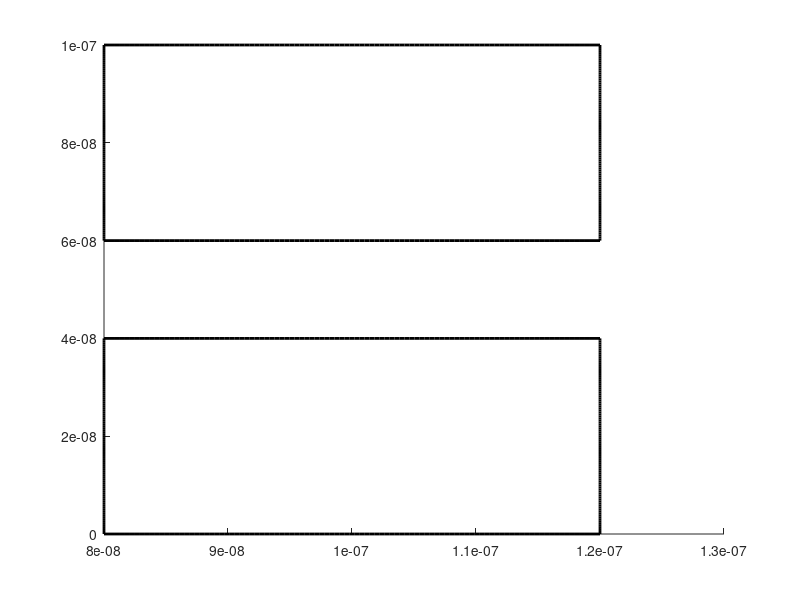

This chart was generated by the following MATLAB code: (Note: this script raises an error after producing the figure.)
%Amogh THOUTU%

clear all
close all
%ELECTRON MODELLING

m0 = 9.109*10^-31; %rest mass of electron (kg)
meff = 0.26* m0; %effective mass
w = 200*10^-9; l = 100*10^-9; % dimensions (m);

 %add barriers to 2_D to plot
 %upper box
 u1 = [0.8*10^-7, 0.6*10^-7];
 u2 = [1.2*10^-7, 1*10^-7];
 u_h = linspace(u1(1),u2(1),100);% horizontal line
 u_v = linspace(u1(2),u2(2),100);%vertical line
 %lower box
 L1 = [0.8*10^-7, 0];
 L2 = [1.2*10^-7, 0.4*10^-7];
 L_h = linspace(L1(1),L2(1),100);% horizontal line
 L_v = linspace(L1(2),L2(2),100);%vertical line
 figure(2)
 hold on
 %upper box plot
 plot(u_h,u1(2)*ones(1,length(u_h)),'k','LineWidth',2.0);
 plot(u_h, u2(2)*ones(1,length(u_h)),'k','LineWidth',2.0);
 plot(u1(1)*ones(1,length(u_v)),u_v, 'k','LineWidth',2.0);
 plot(u2(1)*ones(1,length(u_v)),u_v, 'k','LineWidth',2.0);
 %lower box plot
 plot(L_h,L1(2)*ones(1,length(L_h)),'k','LineWidth',2.0);
 plot(L_h, L2(2)*ones(1,length(L_h)),'k','LineWidth',2.0);
 plot(L1(1)*ones(1,length(L_v)),L_v, 'k','LineWidth',2.0);
 plot(L2(1)*ones(1,length(L_v)),L_v, 'k','LineWidth',2.0);

%assign random location for particles
npart = 1000; %number of particles
partloc = [w*rand(npart,1),l*rand(npart,1)]; % particle locations
m = 116.768*10^3; %mean
s = 1000;% std

%remove particles from boxes
%upper box
 u1_log = (partloc(:,1)> u1(1)) &( partloc(:,1)<u2(1)); % upper box verical lines
 u2_log = (partloc(:,2)> u1(2)) & (partloc(:,2) <u2(2));% upper box horizontal lines
 u_remove  = u1_log & u2_log; 
 partloc(u_remove,:) = nan;

 %lower box
 L1_log = (partloc(:,1)> L1(1)) &( partloc(:,1)<L2(1)); % lower box verical lines
 L2_log = (partloc(:,2)> L1(2)) & (partloc(:,2) <L2(2));% lower box horizontal lines
 L_remove  = L1_log & L2_log; 
 partloc(L_remove,:) = nan;
% plot(partloc(:,1),partloc(:,2), "*"); %electron density plot
 

% assign random velocity
 vth = s.*randn(npart,1)+ m; 
 %plot histogram for vth
 figure(1)
 histogram(vth,'Normalization','probability');
 xlabel('vth (m/s)')
 ylabel('probability')
 title(['vth normal distribution (mean: ', num2str(m),' m/s) (std: ',num2str(s),' )'])

%assign random direction
 rand_ang = 360* rand(npart,1); % random angles in degrees
 part_vel = [vth.*cos(rand_ang),vth.*sin(rand_ang)]; % particle[vx,vy] m/s
    
 %update particle location
 n_timesteps = 1000;
 npart_plot = 10;% number of particles to plot
 part_plot = zeros(npart,1); 
 part_plot(round(linspace(1,npart,npart_plot)),1)= 1;

 dt = (l./100)/(116768);% value of dt in seconds

 
 %Probability of scattering
 mt  = 0.2*10^-12; %mean time between collisions
 Pscat = 1 - exp(-dt/mt);
 
 temp  = zeros(1, n_timesteps);

 for i =1:n_timesteps
    
     partloc(:,1) = partloc(:,1) + part_vel(:,1)*dt; %x-pos
     partloc(:,2) = partloc(:,2) + part_vel(:,2)*dt; %y-pos
     
     %Electron scattering
    
     c1_rand = rand(size(part_vel,1),1);% col 1
     c2_rand = rand(size(part_vel,1),1);% col 2
      
     c1_log = Pscat > c1_rand;%logical array
     c2_log = Pscat > c2_rand;
     
     part_vel(c1_log, 1) = (s.*randn()+ m).*cos(360* rand());%assign new velocities and directions
     part_vel(c2_log,2)  = (s.*randn()+ m).*sin(360* rand());
     
     %reflect particles off boxes
     % top box
     ru1_log = (partloc(:,1)> u1(1)) & (partloc(:,1) < u2(1)) & (partloc(:,2) > u1(2)-0.01*u1(2)) & (partloc(:,2) < u1(2)+0.01*u1(2));
     ru2_log = (partloc(:,2)> u1(2)) & (partloc(:,2) < u2(2)) & (partloc(:,1) > u1(1)-0.01*u1(1)) & (partloc(:,1) < u1(1)+0.01*u1(1)); 
     ru3_log = (partloc(:,2)> u1(2)) & (partloc(:,2) < u2(2)) & (partloc(:,1) > u2(1)-0.01*u1(1)) & (partloc(:,1) < u2(1)+0.01*u1(1));
     
     part_vel(ru1_log,2) = -part_vel(ru1_log,2);
     part_vel(ru2_log,1) = -part_vel(ru2_log,1);
     part_vel(ru3_log,1) = -part_vel(ru3_log,1);
     
     %bottom box
     rL1_log = (partloc(:,1)> L1(1)) & (partloc(:,1) < L2(1)) & (partloc(:,2) > L2(2)-0.015*L2(2)) & (partloc(:,2) < L2(2)+0.015*L2(2));
     rL2_log = (partloc(:,2)> L1(2)) & (partloc(:,2) < L2(2)) & (partloc(:,1) > L1(1)-0.01*L1(1)) & (partloc(:,1) < L1(1)+0.01*L1(1));
     rL3_log = (partloc(:,2)> L1(2)) & (partloc(:,2) < L2(2)) & (partloc(:,1) > L2(1)-0.01*u1(1)) & (partloc(:,1) < L2(1)+0.01*u1(1));
     
      part_vel(rL1_log,2) = -part_vel(rL1_log,2);
      part_vel(rL2_log,1) = -part_vel(rL2_log,1);
      part_vel(rL3_log,1) = -part_vel(rL3_log,1);
      

     %Boundary conditions
     
     b1_log = partloc(:,1)<0;% logical arrays for boundary conditions
     b2_log = partloc(:,1)>w;
     b3_log = partloc(:,2)<0 | partloc(:,2) >l;
    
     
     partloc(b1_log,1) = w;  % set new particle positions
     partloc(b2_log,1) = 0;
     part_vel(b3_log,2) = -part_vel(b3_log,2);
 
     
     %Temperature
     part_vel_square = part_vel.^2;
     avg_vel = sum(sqrt(sum(part_vel_square,2)))/npart;% average velocity 
     temp(i) = (0.5*m0*(avg_vel).^2)/(1.380*10^-23);% temperature (KE/k) or (1/2 mv^2 / k)
     avg_temp = sum(temp)/i;
    
     
     %plotting
     figure(2);
     
     %subplot(2,1,1)
%      plot(part_plot.*partloc(:,1),part_plot.*partloc(:,2),'b.','LineWidth',2.0)
%      hold on
%      xlim([0 w]);
%      ylim([0 l]);
%      title('Electron trajectories')
%      xlabel('width (m)')
%      ylabel('length (m)')
     
     %subplot(2,1,2)
     plot(i,temp(i),'g.')
     hold on
     xlim([0 n_timesteps])
     title(['Temperature (K): ',num2str(temp(i)),'  Average: ', num2str(avg_temp),' K'])
     xlabel('number of time steps')
     ylabel('semiconductor temperature (K)')
      pause(0.01)
     
 end    
 hold off